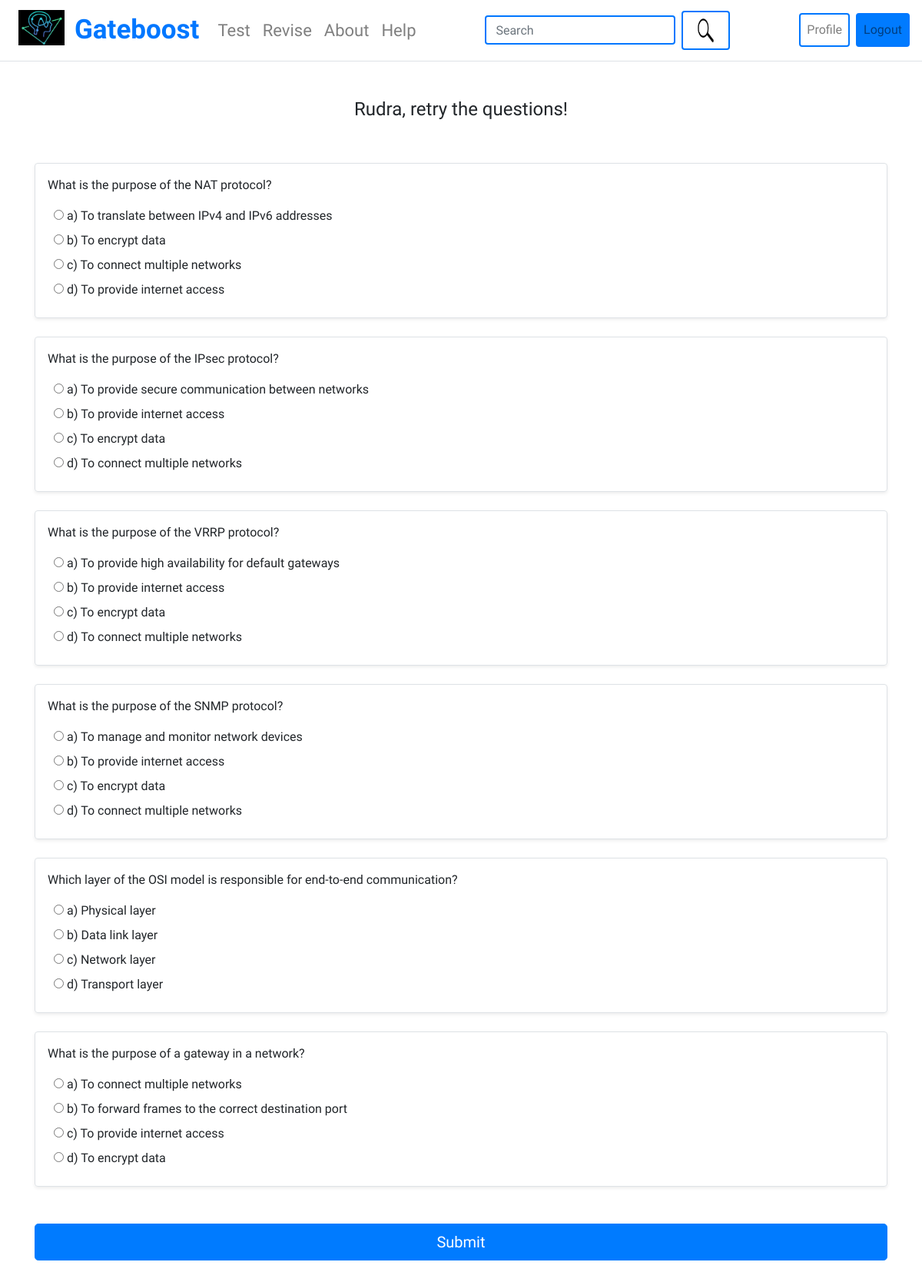
/tests/revise/ (signed in), run on the app's committed database.
### tests/models.py (models this page shows, shortened)
class UserAttempt(models.Model):
    user_id = models.ForeignKey(User, on_delete=models.CASCADE)
    question_id = models.ForeignKey(Question, on_delete=models.CASCADE)
    correctly_answered = models.BooleanField(default=False)
    class Meta():
        unique_together = ('user_id', 'question_id')

class Question(models.Model):
    question_id = models.IntegerField(primary_key=True)
    question_text = models.TextField()
    question_type = models.CharField(max_length=20, choices=TYPE_CHOICES)
    question_difficulty = models.CharField(max_length=10, choices=DIFFICULTY_CHOICES)
    question_mark = models.IntegerField(default=1)
    subject_id = models.ForeignKey(Subject, on_delete=models.CASCADE)
    def __str__(self):
        return str(self.question_id)+ '_' + str(self.subject_id.subject_name) + '_' + str(self.question_text)

class Answer(models.Model):
    answer_id = models.IntegerField(primary_key=True)
    answer_text = models.TextField()
    is_correct = models.BooleanField()
    question_id = models.ForeignKey(Question, on_delete=models.CASCADE)

### tests/views.py (the view)
# urls.py: path('revise/', views.revise, name="revise"),
def revise(request):
    user = request.user
    revision_questions = models.UserAttempt.objects.filter(user_id=user, correctly_answered=False).select_related('question_id')
    answerslist = models.Answer.objects.filter(Q(question_id__in=revision_questions.values_list('question_id__question_id', flat=True)))
    if len(revision_questions) == 0:
        no_questions = True
        return render(request, 'tests/revise.html',{'username':user, 'noquest':no_questions})
    return render(request, 'tests/revise.html',{'username':user,
                                                  'question_list':revision_questions,
                                                  'answer_list':answerslist})

### templates/tests/revise.html (shortened to what this page needs)
{% extends 'boost/base.html' %}
{% block body_block %}
<div class="container d-flex flex-column align-items-center min-vh-100">
    {% if noquest %}
    <div class="text-center my-5">
        <p class="fs-4 fw-bold">Great work, {{ user.first_name }}! You have covered all the questions!</p>
    </div>
    {% else %}
    <div class="text-center my-5">
        <p class="h4 fw-bold">{{ user.first_name }}, retry the questions!</p>
    </div>
    <div class="w-100">
        <form action="{% url 'tests:result' %}" method="POST" class="w-100">
            <div class="w-100">
                {% for question in question_list %}
                <div class="mb-4 p-3 border rounded shadow-sm w-100 w-md-75 mx-auto">
                    <p class="fs-5 fw-bold">{{ question.question_id.question_text }}</p>
                    <div class="mx-2">
                        {% for answer in answer_list %}
                        {% if answer.question_id_id == question.question_id.question_id %}
                        <input type="radio" id="a_{{ answer.answer_id }}" name="q_{{ question.question_id }}"
                            value="{{ answer.answer_id }}">
                        <label for="a_{{ answer.answer_id }}">{{ answer.answer_text }}</label><br>
                        {% endif %}
                        {% endfor %}
                    </div>
                </div>
                {% endfor %}
                <div class="text-center my-5">
                    <input type="submit" value="Submit" class="btn btn-primary btn-lg w-100 w-md-50">
                </div>
            </div>
        </form>
    </div>
    {% endif %}
</div>
{% endblock %}

### templates/boost/base.html (shortened to what this page needs)
{% load static %}
<!DOCTYPE html>
<html lang="en">
<head>
    <link rel="stylesheet" href="https://cdn.jsdelivr.net/npm/bootstrap@4.6.0/dist/css/bootstrap.min.css">
    <link rel="stylesheet" href="{% static 'css/mini1.css' %}">
</head>
<body>
    <nav class="navbar navbar-expand-lg navbar-light bg-white border-bottom">
        <a href="{% url 'boost:homepage' %}" class="navbar-brand">
            <img src="{% static 'images/logo.jpg' %}" class="img-fluid d-inline-block align-top mx-2" alt="Gateboost logo" style="max-width:60px;">
            <span class="c2">Gateboost</span>
        </a>
        <div class="collapse navbar-collapse justify-content-between" id="navbarNav">
            <div class="navbar-nav">
                {% if user.is_authenticated %}
                    <a href="{% url 'tests:testhome' %}" class="nav-item nav-link c13">Test</a>
                    <a href="{% url 'tests:revise' %}" class="nav-item nav-link c13">Revise</a>
                {% else %}
                    <a href="{% url 'accounts:login' %}" class="nav-item nav-link c13">Test</a>
                    <a href="{% url 'accounts:login' %}" class="nav-item nav-link c13">Revise</a>
                {% endif %}
                <a href="{% url 'boost:about' %}" class="nav-item nav-link c13">About</a>
                <a href="{% url 'boost:help' %}" class="nav-item nav-link c13">Help</a>
            </div>
            <form class="form-inline my-2 my-lg-0">
                <input class="form-control c4" type="search" placeholder="Search" aria-label="Search">
                <button class="btn btn-outline-primary c3 ml-2" type="submit">
                    <img src="{% static 'images/search.jpg' %}" width="35" height="35">
                </button>
            </form>
            <div class="navbar-nav">
                {% if user.is_authenticated %}
                    <a href="{% url 'user:profile' %}" class="nav-item nav-link btn btn-outline-primary mx-2 c3">Profile</a>
                    <a href="{% url 'accounts:logout' %}" class="nav-item nav-link btn btn-primary c3">Logout</a>
                {% else %}
                    <a href="{% url 'accounts:login' %}" class="nav-item nav-link btn btn-outline-primary mx-2 c3">Login</a>
                    <a href="{% url 'accounts:register' %}" class="nav-item nav-link btn btn-primary c3">Register</a>
                {% endif %}
            </div>
        </div>
    </nav>
    {% block body_block %}{% endblock %}
</body>
</html>

### data on the page
UserAttempt: question_id.question_text "What is the purpose of the NAT protocol?"
Answer: answer_text "a) To translate between IPv4 and IPv6 addresses"
Answer: answer_text "b) To encrypt data"
Answer: answer_text "c) To connect multiple networks"
Answer: answer_text "d) To provide internet access"
UserAttempt: question_id.question_text "What is the purpose of the IPsec protocol?"
Answer: answer_text "a) To provide secure communication between networks"
Answer: answer_text "b) To provide internet access"
Answer: answer_text "c) To encrypt data"
Answer: answer_text "d) To connect multiple networks"
UserAttempt: question_id.question_text "What is the purpose of the VRRP protocol?"
Answer: answer_text "a) To provide high availability for default gateways"
Answer: answer_text "b) To provide internet access"
Answer: answer_text "c) To encrypt data"
Answer: answer_text "d) To connect multiple networks"
UserAttempt: question_id.question_text "What is the purpose of the SNMP protocol?"
Answer: answer_text "a) To manage and monitor network devices"
Answer: answer_text "b) To provide internet access"
Answer: answer_text "c) To encrypt data"
Answer: answer_text "d) To connect multiple networks"
UserAttempt: question_id.question_text "Which layer of the OSI model is responsible for end-to-end communication?"
Answer: answer_text "a) Physical layer"
Answer: answer_text "b) Data link layer"
Answer: answer_text "c) Network layer"
Answer: answer_text "d) Transport layer"
UserAttempt: question_id.question_text "What is the purpose of a gateway in a network?"
Answer: answer_text "a) To connect multiple networks"
Answer: answer_text "b) To forward frames to the correct destination port"
Answer: answer_text "c) To provide internet access"
Answer: answer_text "d) To encrypt data"

### other printed values
{{ user.first_name }} "Rudra"
